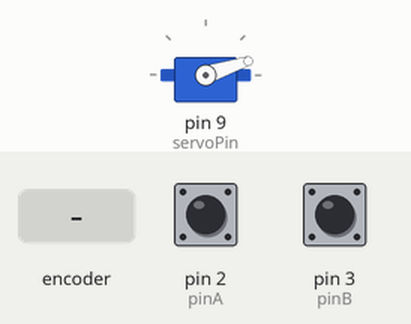
Bench run of a sketch on a simulated Arduino Uno, built with avr-gcc and run on an emulated ATmega328P. On the bench: servo. Inputs (shaded band) come from the test bench; at power-on: pin 2 (pinA) HIGH, pin 3 (pinB) HIGH.

Above: at 0.15 s.
At 1.8 s:
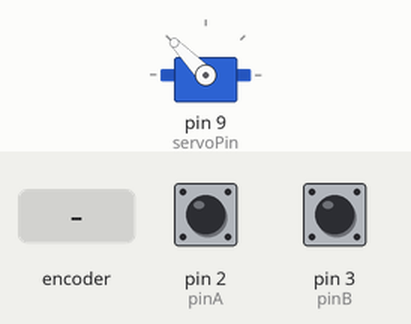
1.9 s: rotary encoder on pin 2 (pinA) / pin 3 (pinB) turned 2 steps (second pin leading)
At 2.36 s:
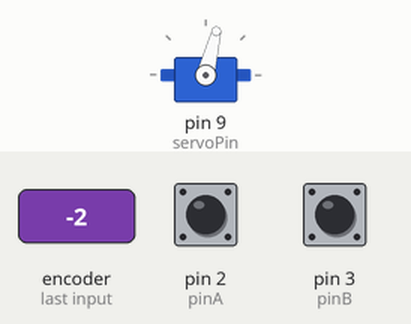
Timing chart, 0 to 4.9 s (numbered marks = the images above; inputs shaded):
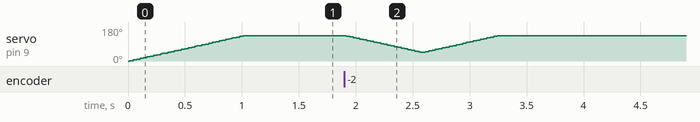

The sketch:

splicer_camera_rgb-filter_arduino-sketch.ino
```cpp
// Splicer RGB Filter Wheel
// Two output pins of MESA 7i96 select the 4 stages of the filter wheel
// M110 = no filter    = false / false
// M111 = red filter   = true / false
// M112 = green filter = true / true
// M113 = blue filter  = false / true
// When mounting the servo after transport, the filter needs to be in the no-filter position

#include <Servo.h>

Servo myServo; // Create a Servo object

// Define the input pins
const int pinA = 2;
const int pinB = 3;

// Define the angles for the servo
const int angle0 = 0;
const int angle45 = 45;
const int angle90 = 90;
const int angle135 = 135;

// Define the output pin for the servo
const int servoPin = 9;

// Servo speed (degrees per step)
int servoSpeed = 2; // Change this value to adjust the speed (1 is slow, larger values are faster)

void setup() {
  pinMode(pinA, INPUT_PULLUP); // Set pin A as input with internal pull-up resistor
  pinMode(pinB, INPUT_PULLUP); // Set pin B as input with internal pull-up resistor
  myServo.attach(servoPin);   // Attach the servo to the pin
  myServo.write(angle0);      // Initialize servo position at 0 degrees
}

void loop() {
  int stateA = digitalRead(pinA); // Read the state of pin A
  int stateB = digitalRead(pinB); // Read the state of pin B
  // Serial.println("B : ",digitalRead(3));

  // // Since internal pull-ups are enabled, HIGH means unpressed, LOW means pressed
  // stateA = !stateA; // Invert the state (LOW becomes HIGH, HIGH becomes LOW)
  // stateB = !stateB; // Invert the state (LOW becomes HIGH, HIGH becomes LOW)

  // Determine the target angle based on the logic
  int targetAngle;
  if (stateA == LOW && stateB == LOW) {
    targetAngle = angle0; // 0 degrees
  } else if (stateA == HIGH && stateB == LOW) {
    targetAngle = angle45; // 45 degrees
  } else if (stateA == LOW && stateB == HIGH) {
    targetAngle = angle90; // 90 degrees
  } else if (stateA == HIGH && stateB == HIGH) {
    targetAngle = angle135; // 135 degrees
  }

  // Smoothly move the servo to the target angle
  moveServoSmoothly(targetAngle);
}

// Function to move the servo smoothly to a target angle
void moveServoSmoothly(int targetAngle) {
  int currentAngle = myServo.read(); // Get the current angle of the servo
  if (currentAngle < targetAngle) {
    for (int angle = currentAngle; angle <= targetAngle; angle += servoSpeed) {
      myServo.write(angle);
      delay(15); // Delay for smooth movement
    }
  } else if (currentAngle > targetAngle) {
    for (int angle = currentAngle; angle >= targetAngle; angle -= servoSpeed) {
      myServo.write(angle);
      delay(15); // Delay for smooth movement
    }
  }
}
```
